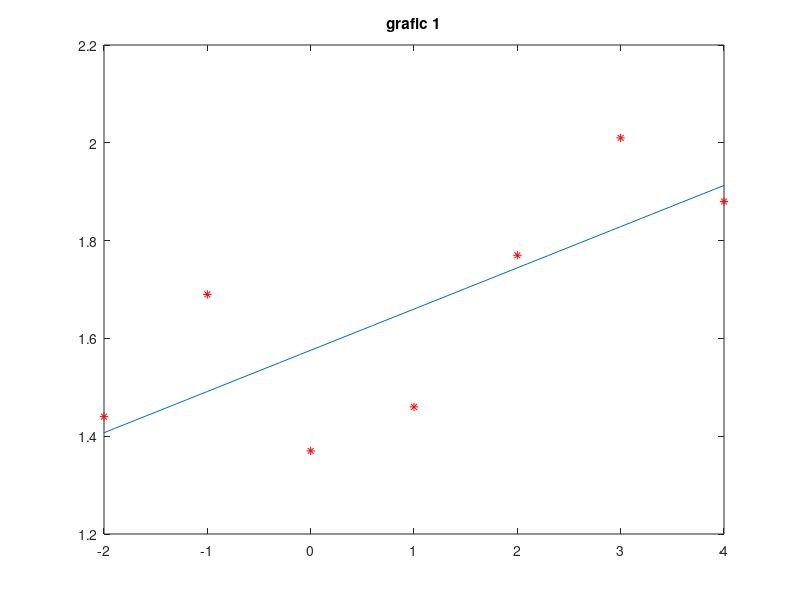

Reproduce this figure in MATLAB. (Note: this script raises an error after producing the figure.)
xi=[-2,-1,0,1,2,3,4]
yi=[1.44,1.69,1.37,1.46,1.77,2.01,1.88]
z=-2:0.1:4
c=polyfit(xi,yi,1)
d=polyval(c,z)
plot(xi,yi,'*r');
hold on
plot(z,d)
title('grafic 1')
figure(2)%metoda2
A=[ones(size(xi)) xi];
 X=A\yi;
 T=(-2:0.1:4)';
 Y=[ones(size(T)) T]*X;
plot(T,Y,'-',xi,yi,'*r')
grid on
